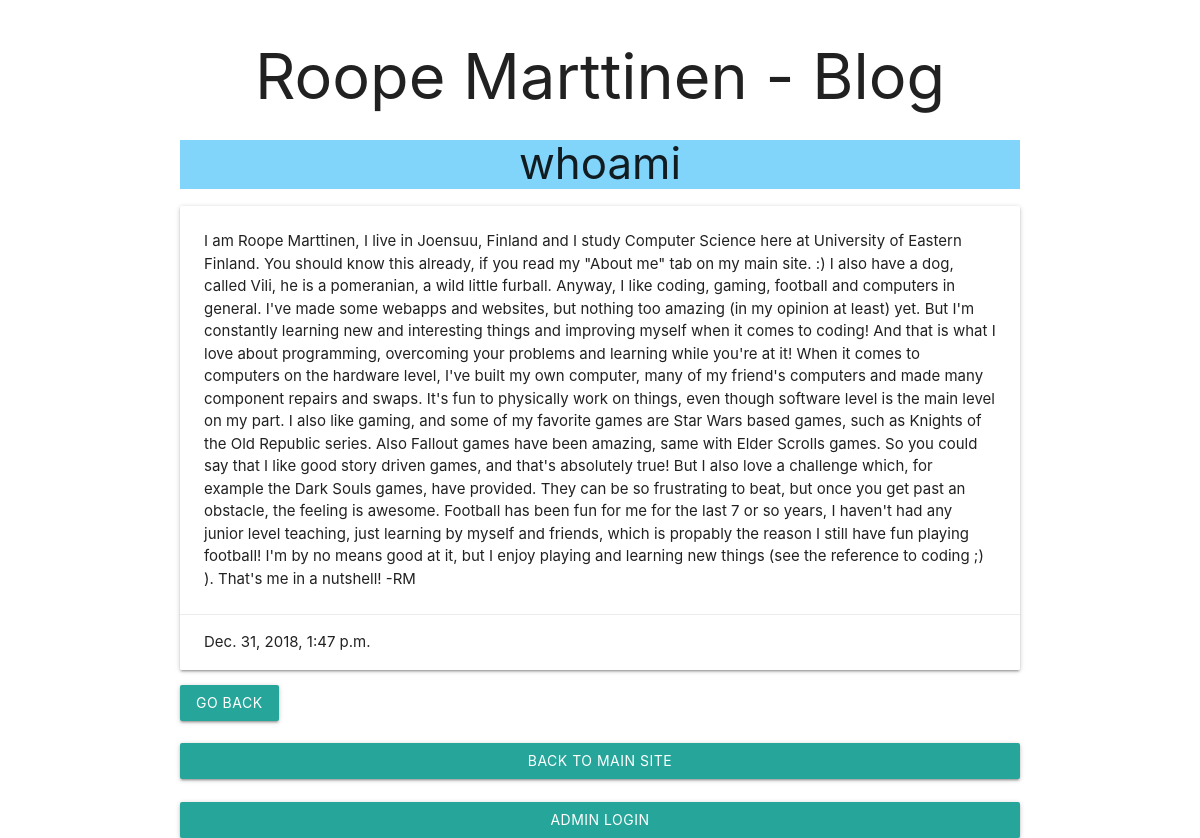
/posts/details/3, run on the app's committed database.
### posts/models.py (models this page shows, shortened)
class Posts(models.Model):
    title = models.CharField(max_length=200)
    body = models.TextField()
    created_at = models.DateTimeField(default=datetime.now, blank=True)
    class Meta:
        verbose_name_plural = 'Posts' #makes django-admin Posts name not be Postss

### posts/views.py (the view)
# urls.py: path('details/<int:id>', views.details, name='details'),    #simple regex = P parameter id, \d digit, +positive digit, $ end
def details(request, id):
    postbyid = Posts.objects.get(id=id)
    context = {
        'post': postbyid
    }
    return render(request, 'details.html', context)

### templates/details.html
{% extends 'post.html' %}
{% block content %}
<h3 class="center-align light-blue lighten-3">{{post.title}}</h3>
<div class="card">
    <div class="card-content">
        {{post.body}}
    </div>
    <div class="card-action">
        {{post.created_at}}
    </div>
</div>
<a href="/posts" class="btn">Go back</a>
{% endblock %}

### templates/post.html (shortened to what this page needs)
<!DOCTYPE html>
<html lang="en">
<head>
    <link rel="stylesheet" href="https://cdnjs.cloudflare.com/ajax/libs/materialize/1.0.0/css/materialize.min.css">
</head>
<body>
    <header class="container center-align">
        <h1 class="center-align">Roope Marttinen - Blog</h1>
    </header>
    <div class="container">
        {% block content %}
        {% endblock %}
        <br>
        <br>
        <a class="center-align btn" style="display:block;" href="/">Back to main site</a>
        <br>
        <a class="center-align btn" style="display:block;" href="/admin">Admin login</a>
    </div>
</body>
</html>

### data on the page
Posts: title "whoami", body "I am Roope Marttinen, I live in Joensuu, Finland and I study Computer Science here at University of Eastern Finland. You should know this already, if you read my \"About me\" tab on my main site. :) I also have a dog, called Vili, he is a pomeranian, a wild little furball. Anyway, I like coding, gaming, football and computers in general. I've made some webapps and websites, but nothing too amazing (in my opinion at least) yet. But I'm constantly learning new and interesting things and improving myself when it comes to coding! And that is what I love about programming, overcoming your problems and learning while you're at it! When it comes to computers on the hardware level, I've built my own…", created_at "Dec. 31, 2018, 1:47 p.m."
